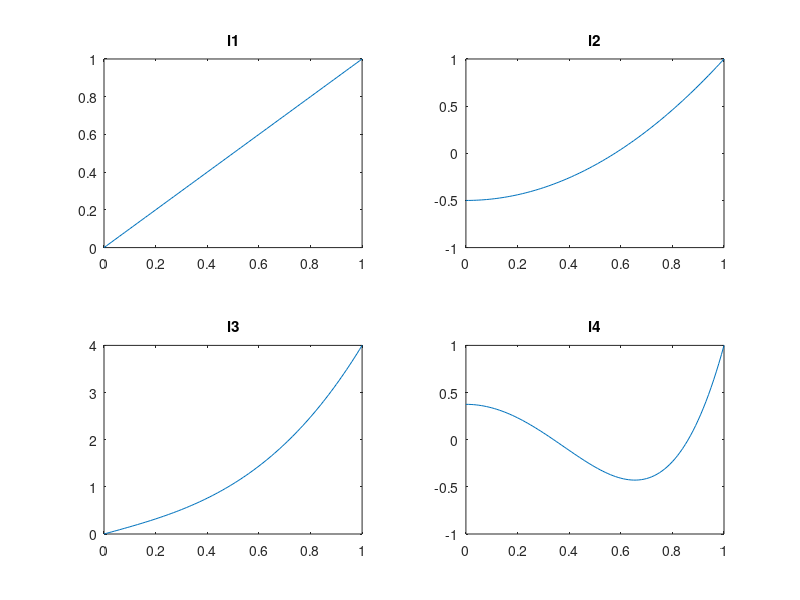

Source code (MATLAB):
l1 = [1 0];
l2 = [3/2 0 -1/2];
l3 = [5/2 0 3/2 0];
l4 = [35/8 0 -15/4 0 3/8];
x = 0:0.01:1;

subplot(2, 2, 1);
plot(x, polyval(l1,x));
title('l1')

subplot(2, 2, 2);
plot(x, polyval(l2,x));
title('l2')

subplot(2, 2, 3);
plot(x, polyval(l3,x));
title('l3')

subplot(2, 2, 4);
plot(x, polyval(l4,x));
title('l4')